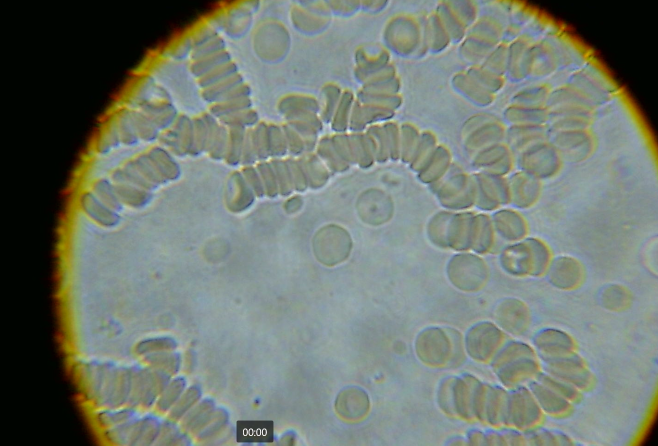
#> input picture data/raw/1.png, 1316 x 891 px (shown at 1/2 size)
$ python -i image_processing.py   (imports and definitions only)   (older library calls are emulated)
#> lines starting #> are read from the running program, lines starting #| are printed output that depends on the picture; after the words box and inside, x2 and y2 are one past the last pixel; in counts of white or black regions, pixels touching at a corner belong together
"""
Image processing module for blood sample analysis.
Contains functions for loading, preprocessing, and saving processed images.
"""

import cv2
import numpy as np
from pathlib import Path
from typing import Tuple, Union, List, Dict
from skimage import filters, exposure, morphology, measure


def load_image(image_path: Union[str, Path]) -> np.ndarray:
    """
    Load and validate a microscope image.

    Args:
        image_path: Path to the image file

    Returns:
        np.ndarray: Loaded image in BGR format
    """
#> called with image_path = '../data/raw/1.png'
    path = Path(image_path).resolve()
    if not path.exists():
        raise ValueError(f"Image not found: {path}")

    # Read image using binary mode to handle special characters
    with open(path, 'rb') as f:
        img_array = np.frombuffer(f.read(), dtype=np.uint8)

    # Decode the image
    img = cv2.imdecode(img_array, cv2.IMREAD_COLOR)
#> img is the input picture: shape (891, 1316, 3); mean B, G, R 112.1, 121.6, 112.3
    if img is None:
        raise ValueError(f"Could not decode image from {path}")

    return img


def save_processed_image(image: np.ndarray,
                        output_path: Union[str, Path],
                        prefix: str = "",
                        create_dirs: bool = True) -> Path:
    """
    Save a processed image to disk.

    Args:
        image: Image to save
        output_path: Directory or full path to save the image
        prefix: Optional prefix to add to the filename
        create_dirs: Create directories if they don't exist

    Returns:
        Path to the saved file
    """
    output_path = Path(output_path)

    # If output_path is a directory, create a filename
    if output_path.suffix == "":
        timestamp = np.datetime64('now').astype(str).replace(":", "-")
        filename = f"{prefix}_processed_{timestamp}.png" if prefix else f"processed_{timestamp}.png"
        output_path = output_path / filename

    # Create directories if needed
    if create_dirs:
        output_path.parent.mkdir(parents=True, exist_ok=True)

    # Save the image
    cv2.imwrite(str(output_path), image)
    return output_path


def process_and_save_analysis(input_path: Union[str, Path],
                            output_dir: Union[str, Path]) -> Dict[str, Path]:
    """
    Process a blood sample image and save all analysis results.

    Args:
        input_path: Path to the input image
        output_dir: Directory to save processed images

    Returns:
        Dictionary with paths to all saved files
    """
    # Load image
    image = load_image(input_path)
    output_dir = Path(output_dir)
    saved_files = {}

    # Save original
    saved_files['original'] = save_processed_image(
        image,
        output_dir,
        prefix="original"
    )

    # Preprocess and save
    preprocessed = preprocess_image(image)
    saved_files['preprocessed'] = save_processed_image(
        preprocessed,
        output_dir,
        prefix="preprocessed"
    )

    # Detect cells and save visualization
    binary, contours = detect_cells(preprocessed)

    # Save binary mask
    saved_files['binary_mask'] = save_processed_image(
        binary,
        output_dir,
        prefix="binary_mask"
    )

    # Create and save cell detection visualization
    detection_vis = cv2.cvtColor(preprocessed, cv2.COLOR_GRAY2BGR)
    cv2.drawContours(detection_vis, contours, -1, (0, 255, 0), 2)
    saved_files['cell_detection'] = save_processed_image(
        detection_vis,
        output_dir,
        prefix="cell_detection"
    )

    # Save individual cell analysis
    for i, contour in enumerate(contours):
        # Get cell region
        x, y, w, h = cv2.boundingRect(contour)
        cell_image = preprocessed[y:y+h, x:x+w]

        # Segment components
        components = segment_cell_components(cell_image)

        # Create RGB visualization of components
        cell_vis = np.zeros((h, w, 3), dtype=np.uint8)
        cell_vis[components['nucleus'] > 0] = [255, 0, 0]    # Red for nucleus
        cell_vis[components['cytoplasm'] > 0] = [0, 255, 0]  # Green for cytoplasm

        saved_files[f'cell_{i+1}'] = save_processed_image(
            cell_vis,
            output_dir,
            prefix=f"cell_{i+1}"
        )

    return saved_files


def preprocess_image(image: np.ndarray,
                    denoise_strength: int = 10,
                    clahe_clip: float = 2.0,
                    clahe_grid: int = 8) -> np.ndarray:
    """
    Preprocess the blood sample image for analysis.

    Args:
        image: Input image in BGR format
        denoise_strength: Strength of denoising (h parameter)
        clahe_clip: Clip limit for CLAHE
        clahe_grid: Grid size for CLAHE

    Returns:
        np.ndarray: Preprocessed image
    """
#> called with denoise_strength = 10, clahe_clip = 2, clahe_grid = 8
    # Convert to grayscale if not already
    if len(image.shape) == 3:
        gray = cv2.cvtColor(image, cv2.COLOR_BGR2GRAY)
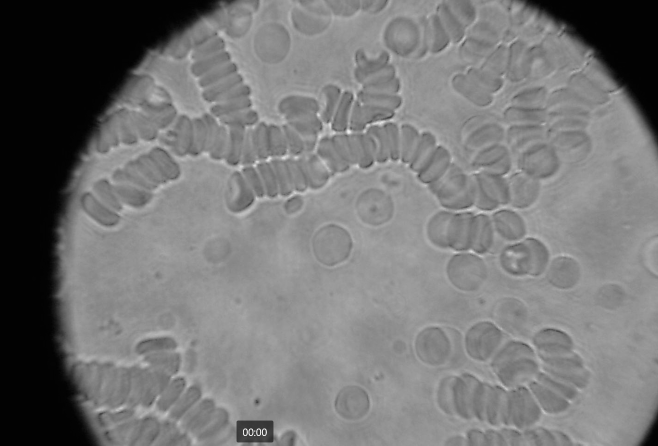
#> gray: shape (891, 1316) (shown at 1/2 size); min 1, max 255, mean 117.7
    else:
        gray = image    # Apply CLAHE (Contrast Limited Adaptive Histogram Equalization)
    clahe = cv2.createCLAHE(clipLimit=clahe_clip, tileGridSize=(clahe_grid, clahe_grid))
    enhanced = clahe.apply(gray)
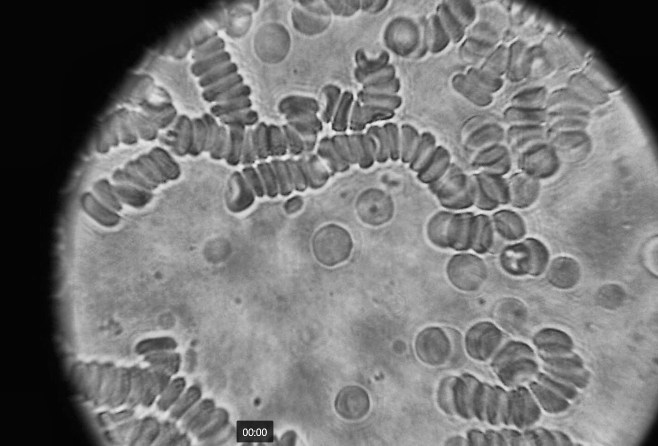
#> enhanced: shape (891, 1316) (shown at 1/2 size); min 1, max 255, mean 117.9

    # Apply noise reduction
    denoised = cv2.fastNlMeansDenoising(
        enhanced,
        None,
        denoise_strength,
        21  # templateWindowSize
    )

    return denoised


def detect_cells(image: np.ndarray,
                min_area: int = 50,
                max_area: int = 10000,
                circularity_thresh: float = 0.3) -> Tuple[np.ndarray, List[np.ndarray]]:
    """
    Detect and segment blood cells in the image.

    Args:
        image: Preprocessed grayscale image
        min_area: Minimum cell area in pixels (reduced for small cells)
        max_area: Maximum cell area in pixels (increased for large cells)
        circularity_thresh: Minimum circularity (0-1) for cell detection (relaxed for real samples)

    Returns:
        Tuple containing:
        - Binary mask of detected cells
        - List of contours for each detected cell
    """
#> called with min_area = 50, max_area = 10000, circularity_thresh = 0.3
    # Make sure we have a grayscale image
    if len(image.shape) == 3:
        image = cv2.cvtColor(image, cv2.COLOR_BGR2GRAY)

    # Normalize image to full range
    normalized = cv2.normalize(image, None, 0, 255, cv2.NORM_MINMAX)
      # Use adaptive thresholding for better local contrast
    binary = cv2.adaptiveThreshold(
        normalized,
        255,
        cv2.ADAPTIVE_THRESH_GAUSSIAN_C,
        cv2.THRESH_BINARY_INV,
        blockSize=151,  # Large block size for blood cells
        C=10  # Increased contrast threshold
    )
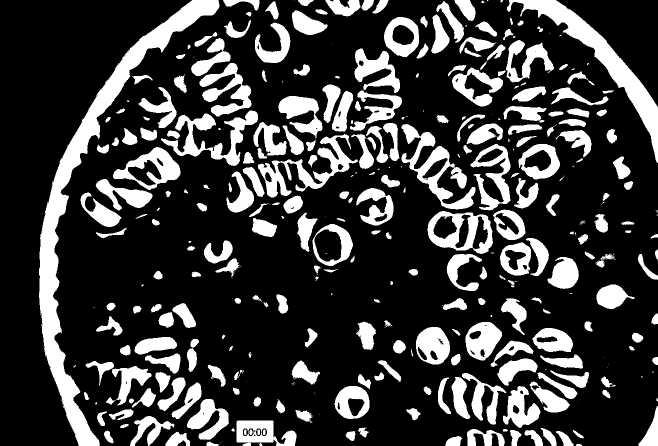
#> binary: shape (891, 1316) (shown at 1/2 size); 23.7% white; 371 white regions (101 under 20 px), largest, box (x1, y1, x2, y2) and area: (78, 0, 439, 891) 33809, (1014, 0, 1316, 326) 14007, (803, 248, 951, 419) 7426

    # Apply morphological operations to clean up the mask
    kernel = cv2.getStructuringElement(cv2.MORPH_ELLIPSE, (3, 3))
    binary = cv2.morphologyEx(binary, cv2.MORPH_OPEN, kernel, iterations=2)
#> binary: shape (891, 1316); 23.3% white; 298 white regions (16 under 20 px), largest, box (x1, y1, x2, y2) and area: (78, 0, 439, 891) 33657, (1014, 0, 1316, 326) 13957, (226, 294, 361, 380) 4612
    binary = cv2.morphologyEx(binary, cv2.MORPH_CLOSE, kernel, iterations=2)
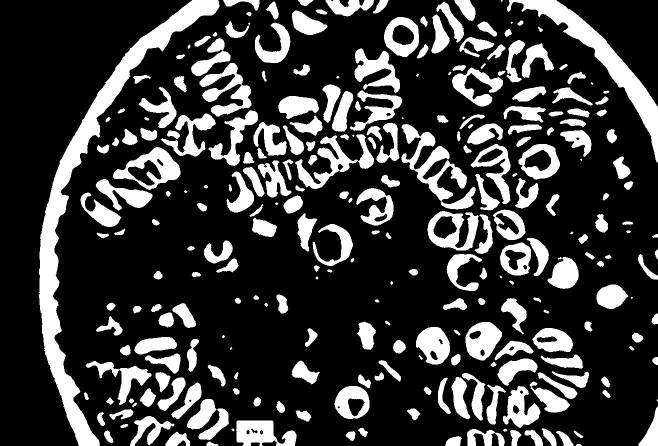
#> binary: shape (891, 1316) (shown at 1/2 size); 23.4% white; 269 white regions (10 under 20 px)

    # Find contours
    contours, _ = cv2.findContours(
        binary,
        cv2.RETR_EXTERNAL,
        cv2.CHAIN_APPROX_SIMPLE
    )
#> contours = 269 contours, 21 with area under 20; largest, box (x1, y1, x2, y2) and area: (78, 0, 439, 891) 32651, (1014, 0, 1316, 326) 13504, (802, 248, 951, 419) 6920, (855, 422, 986, 508) 6282, (226, 294, 361, 380) 6262

    # Filter contours based on area and shape
    valid_contours = []
    for cnt in contours:
        area = cv2.contourArea(cnt)
        if area <= 0:  # Skip invalid contours
            continue

        perimeter = cv2.arcLength(cnt, True)
        if perimeter <= 0:  # Skip invalid contours
            continue

        # Calculate shape metrics
        circularity = 4 * np.pi * area / (perimeter * perimeter)
        hull = cv2.convexHull(cnt)
        hull_area = cv2.contourArea(hull)
        solidity = area / hull_area if hull_area > 0 else 0

        # Apply filters
        if (min_area <= area <= max_area and
            circularity >= circularity_thresh and
            solidity >= 0.8):  # Must be reasonably solid
            valid_contours.append(cnt)
#> this loop made 269 passes
#> (area, perimeter, circularity, hull_area, solidity) on passes 2 to 4: (86.5, 53.56, 0.379, 103, 0.84), (423, 88.28, 0.682, 445, 0.951), (759, 145.5, 0.45, 953, 0.796)
#> after the loop, valid_contours = 140 contours; largest, box (x1, y1, x2, y2) and area: (226, 294, 361, 380) 6262, (768, 34, 838, 114) 4206, (1037, 288, 1120, 359) 4200, (931, 644, 1004, 721) 3924, (832, 654, 900, 729) 3610

    return binary, valid_contours

    # Find contours
    contours, _ = cv2.findContours(
        binary,
        cv2.RETR_EXTERNAL,
        cv2.CHAIN_APPROX_SIMPLE
    )

    # Filter contours based on area and circularity with more relaxed threshold
    valid_contours = []
    for cnt in contours:
        area = cv2.contourArea(cnt)
        perimeter = cv2.arcLength(cnt, True)

        if perimeter > 0:
            circularity = 4 * np.pi * area / (perimeter * perimeter)
            solidity = area / cv2.contourArea(cv2.convexHull(cnt)) if cv2.contourArea(cv2.convexHull(cnt)) > 0 else 0

            # More comprehensive filtering
            if (min_area < area < max_area and
                circularity > circularity_thresh and
                solidity > 0.85):  # Additional check for cell-like shapes
                valid_contours.append(cnt)

    return binary, valid_contours


# [51 lines left out: function analyze_cell_properties, not called in this run]


def segment_cell_components(cell_image: np.ndarray) -> Dict[str, np.ndarray]:
    """
    Segment different components within a cell (nucleus, cytoplasm).

    Args:
        cell_image: Image of a single cell

    Returns:
        Dictionary containing masks for different cell components
    """
    # Convert to float and rescale to 0-1
    img_float = cell_image.astype(float) / 255.0

    # Multi-level Otsu thresholding
    thresh_multi = filters.threshold_multiotsu(img_float, classes=3)
    regions = np.digitize(img_float, bins=thresh_multi)

    # Create masks for different components
    nucleus_mask = (regions >= 2)
    cytoplasm_mask = (regions == 1)
    background_mask = (regions == 0)

    # Convert to uint8 and scale to 0-255
    nucleus_mask = nucleus_mask.astype(np.uint8) * 255
    cytoplasm_mask = cytoplasm_mask.astype(np.uint8) * 255
    background_mask = background_mask.astype(np.uint8) * 255

    # Clean up masks with morphological operations
    kernel = cv2.getStructuringElement(cv2.MORPH_ELLIPSE, (3, 3))

    for mask in [nucleus_mask, cytoplasm_mask, background_mask]:
        cv2.morphologyEx(mask, cv2.MORPH_OPEN, kernel, dst=mask)
        cv2.morphologyEx(mask, cv2.MORPH_CLOSE, kernel, dst=mask)

    return {
        'nucleus': nucleus_mask,
        'cytoplasm': cytoplasm_mask,
        'background': background_mask
    }


# [46 lines left out: function calculate_population_statistics, not called in this run]

>>> result = process_and_save_analysis('../data/raw/1.png', 'out.png')
#> in process_and_save_analysis, `binary, contours = detect_cells(preprocessed)`: contours has the same summary as valid_contours in detect_cells
#> in process_and_save_analysis, `cv2.drawContours(detection_vis, contours, -1, (0, 255, 0), 2)`:
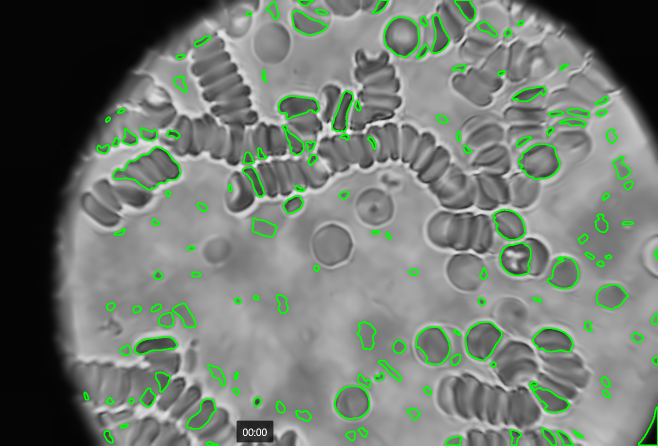
#> detection_vis: shape (891, 1316, 3) (shown at 1/2 size); mean B, G, R 113.5, 122.4, 113.5
#> the loop in process_and_save_analysis, `for i, contour in enumerate(contours):` made 140 passes
#> (x, y, w, h, thresh_multi in segment_cell_components) on passes 1 to 12: (413, 883, 24, 8, [0.494, 0.51]), (891, 872, 33, 19, [0.506, 0.581]), (1112, 862, 35, 29, [0.475, 0.623]), (691, 862, 20, 20, [0.494, 0.506]), (1147, 861, 20, 15, [0.6, 0.635]), (208, 861, 19, 25, [0.353, 0.451]), (1020, 860, 23, 31, [0.396, 0.546]), (1083, 856, 30, 35, [0.428, 0.561]), (716, 855, 20, 20, [0.498, 0.506]), (240, 848, 17, 8, [0.521, 0.565]), (591, 821, 32, 22, [0.498, 0.522]), (814, 817, 27, 24, [0.561, 0.577])
#> pass 3, in process_and_save_analysis, `cell_image = preprocessed[y:y+h, x:x+w]`:
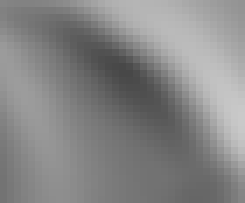
#> cell_image: shape (29, 35) (shown 7 times larger); min 72, max 201, mean 134.4
#> pass 3, in segment_cell_components (call 3), `nucleus_mask = (regions >= 2)`:
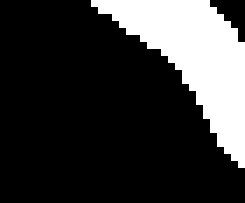
#> nucleus_mask: shape (29, 35) bool (shown 7 times larger); 21.6% white; 1 white region, box (x1, y1, x2, y2) and area: (13, 0, 35, 24) 219
